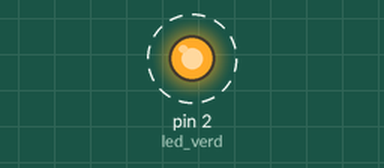
Bench run of a sketch on a simulated Arduino Uno, built with avr-gcc and run on an emulated ATmega328P. Shown: output pins drawn as LEDs (lit = HIGH). Dashed ring = blinking.

Above: at 0.2 s.
Timing chart, 0 to 3.0 s (numbered marks = the images above):
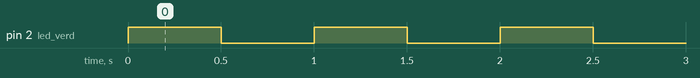

The sketch:

led.ino
```cpp
/*************************************************************************************
**                                                                                  **
**                     Descripci del programa                                       **
**                                                                                  **
*************************************************************************************/

//******  Includes  ******************************************************************


//******  Variables  *****************************************************************
// Ubicacio del led a la sortida 2
int led_verd = 2;


//******  Includes  ******************************************************************
void setup() {
  pinMode(led_verd, OUTPUT);
}


//******  Loop  **********************************************************************
void loop() {
  digitalWrite(led_verd, HIGH);
  delay(500);
  digitalWrite(led_verd, LOW);
  delay(500);
}
```

Measured:
- by itself, pin 2 (led_verd): alternates HIGH for 0.50 s and LOW for 0.50 s
